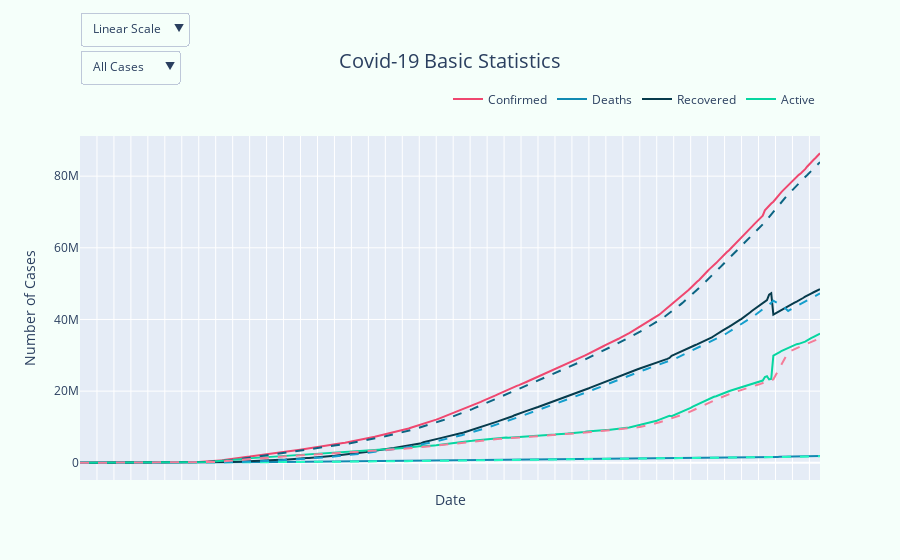

The cell this chart's notebook holds for it:
### Markdown cell above
#### Cases across the world

### Code cell
base_stats_fig.update_layout(
    updatemenus=[
        dict(
        buttons=list(
            [dict(label = 'All Cases',
                  method = 'update',
                  args = [{'visible': [True, True, True, True, True, True, True, True]},
                          {'title': 'All Cases',
                           'showlegend':True}]),
             dict(label = 'Confirmed',
                  method = 'update',
                  args = [{'visible': [True, False, False, False, True, False, False, False]},
                          {'title': 'Confirmed',
                           'showlegend':True}]),
             dict(label = 'Active',
                  method = 'update',
                  args = [{'visible': [False, False, False, True, False, False, False, True]},
                          {'title': 'Active',
                           'showlegend':True}]),
             dict(label = 'Recovered',
                  method = 'update',
                  args = [{'visible': [False, False, True, False, False, False, True, False]},
                          {'title': 'Recovered',
                           'showlegend':True}]),
             dict(label = 'Deaths',
                  method = 'update',
                  args = [{'visible': [False, True, False, False, False, True, False, False]},
                          {'title': 'Deaths',
                           'showlegend':True}]),
            ]),
             type = "dropdown",
             direction="down",
            showactive=True,
             x=0,
             xanchor="left",
             y=1.25,
             yanchor="top"
        ),
        dict(
        buttons=list(
            [dict(label = 'Linear Scale',
                  method = 'relayout',
                  args = [{'yaxis': {'type': 'linear'}},
                          {'title': 'All Cases',
                           'showlegend':True}]),
             dict(label = 'Log Scale',
                  method = 'relayout',
                  args = [{'yaxis': {'type': 'log'}},
                          {'title': 'Confirmed',
                           'showlegend':True}]),
            ]),
             type = "dropdown",
             direction="down",
            showactive=True,
             x=0,
             xanchor="left",
             y=1.36,
             yanchor="top"
        )
    ])

base_stats_fig.update_xaxes(showticklabels=False)
base_stats_fig.update_layout( 
    title_text="Covid-19 Basic Statistics", title_x=0.5, title_font_size=20,
                            legend=dict(orientation='h',yanchor='top',y=1.15,xanchor='right',x=1), paper_bgcolor="mintcream",
                            xaxis_title="Date", yaxis_title="Number of Cases")
base_stats_fig.show()

### Figure 1 — Plotly figure (JSON) as saved in the notebook; plotly's stock layout.template omitted (floating-point values rounded to 4 significant figures; data arrays with more than 128 entries replaced by an {"elided": "..."} marker saying what was removed)
{"data": [{"hovertemplate": "<br><b>Date</b>: %{x}<br><i>Count</i>:%{y}", "line": {"color": "#ef476f"}, "name": "Confirmed", "type": "scatter", "x": {"elided": "350 str values"}, "y": {"elided": "350 int values"}}, {"hovertemplate": "<br><b>Date</b>: %{x}<br><i>Count</i>:%{y}", "line": {"color": "#118ab2"}, "name": "Deaths", "type": "scatter", "x": {"elided": "350 str values"}, "y": {"elided": "350 int values"}}, {"hovertemplate": "<br><b>Date</b>: %{x}<br><i>Count</i>:%{y}", "line": {"color": "#073b4c"}, "name": "Recovered", "type": "scatter", "x": {"elided": "350 str values"}, "y": {"elided": "350 int values"}}, {"hovertemplate": "<br><b>Date</b>: %{x}<br><i>Count</i>:%{y}", "line": {"color": "#06d6a0"}, "name": "Active", "type": "scatter", "x": {"elided": "350 str values"}, "y": {"elided": "350 int values"}}, {"hovertemplate": "<br><b>Date</b>: %{x}<br><i>7-day moving avg.</i>: %{y}", "line": {"color": "#0C6583", "dash": "dash"}, "name": "Confirmed 7-day Moving Avg.", "showlegend": false, "type": "scatter", "x": {"elided": "350 str values"}, "y": {"elided": "350 float values"}}, {"hovertemplate": "<br><b>Date</b>: %{x}<br><i>7-day moving avg.</i>: %{y}", "line": {"color": "#24F9C1", "dash": "dash"}, "name": "Deaths 7-day Moving Avg.", "showlegend": false, "type": "scatter", "x": {"elided": "350 str values"}, "y": {"elided": "350 float values"}}, {"hovertemplate": "<br><b>Date</b>: %{x}<br><i>7-day moving avg.</i>: %{y}", "line": {"color": "#149ECC", "dash": "dash"}, "name": "Recovered 7-day Moving Avg.", "showlegend": false, "type": "scatter", "x": {"elided": "350 str values"}, "y": {"elided": "350 float values"}}, {"hovertemplate": "<br><b>Date</b>: %{x}<br><i>7-day moving avg.</i>: %{y}", "line": {"color": "#F47C98", "dash": "dash"}, "name": "Active 7-day Moving Avg.", "showlegend": false, "type": "scatter", "x": {"elided": "350 str values"}, "y": {"elided": "350 float values"}}], "layout": {"legend": {"orientation": "h", "x": 1, "xanchor": "right", "y": 1.15, "yanchor": "top"}, "paper_bgcolor": "mintcream", "title": {"font": {"size": 20}, "text": "Covid-19 Basic Statistics", "x": 0.5}, "updatemenus": [{"buttons": [{"args": [{"visible": [true, true, true, true, true, true, true, true]}, {"showlegend": true, "title": "All Cases"}], "label": "All Cases", "method": "update"}, {"args": [{"visible": [true, false, false, false, true, false, false, false]}, {"showlegend": true, "title": "Confirmed"}], "label": "Confirmed", "method": "update"}, {"args": [{"visible": [false, false, false, true, false, false, false, true]}, {"showlegend": true, "title": "Active"}], "label": "Active", "method": "update"}, {"args": [{"visible": [false, false, true, false, false, false, true, false]}, {"showlegend": true, "title": "Recovered"}], "label": "Recovered", "method": "update"}, {"args": [{"visible": [false, true, false, false, false, true, false, false]}, {"showlegend": true, "title": "Deaths"}], "label": "Deaths", "method": "update"}], "direction": "down", "showactive": true, "type": "dropdown", "x": 0, "xanchor": "left", "y": 1.25, "yanchor": "top"}, {"buttons": [{"args": [{"yaxis": {"type": "linear"}}, {"showlegend": true, "title": "All Cases"}], "label": "Linear Scale", "method": "relayout"}, {"args": [{"yaxis": {"type": "log"}}, {"showlegend": true, "title": "Confirmed"}], "label": "Log Scale", "method": "relayout"}], "direction": "down", "showactive": true, "type": "dropdown", "x": 0, "xanchor": "left", "y": 1.36, "yanchor": "top"}], "xaxis": {"showticklabels": false, "title": {"text": "Date"}}, "yaxis": {"title": {"text": "Number of Cases"}}}}
